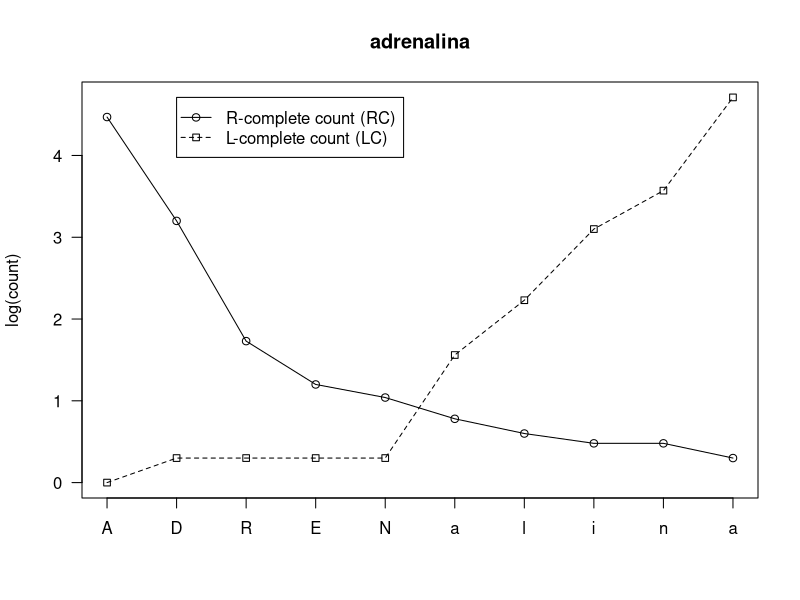
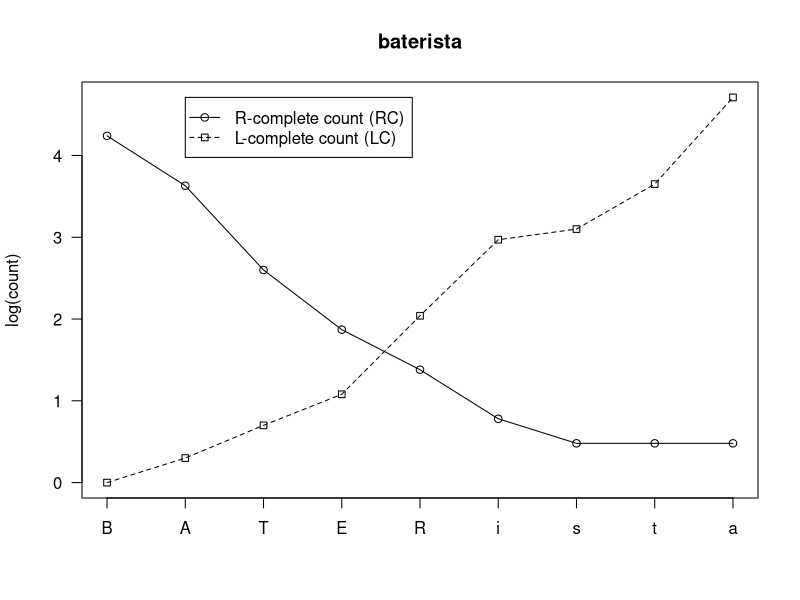
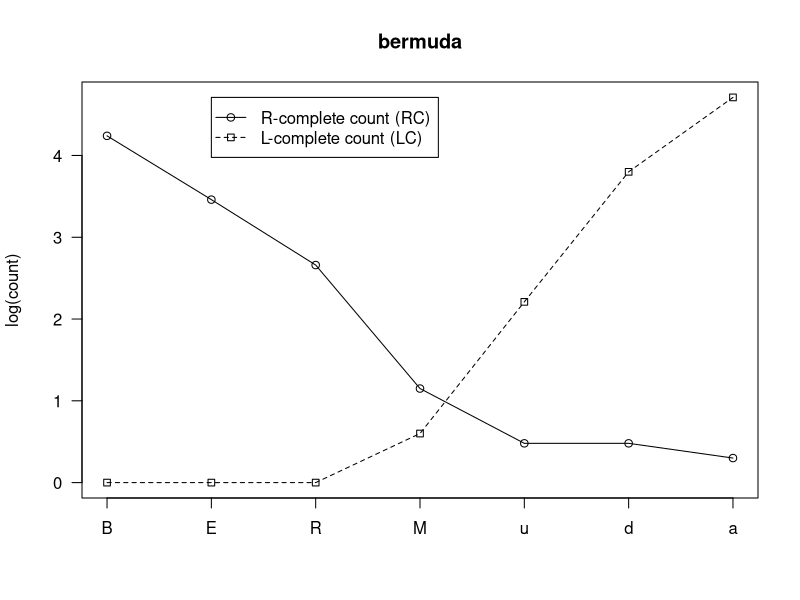
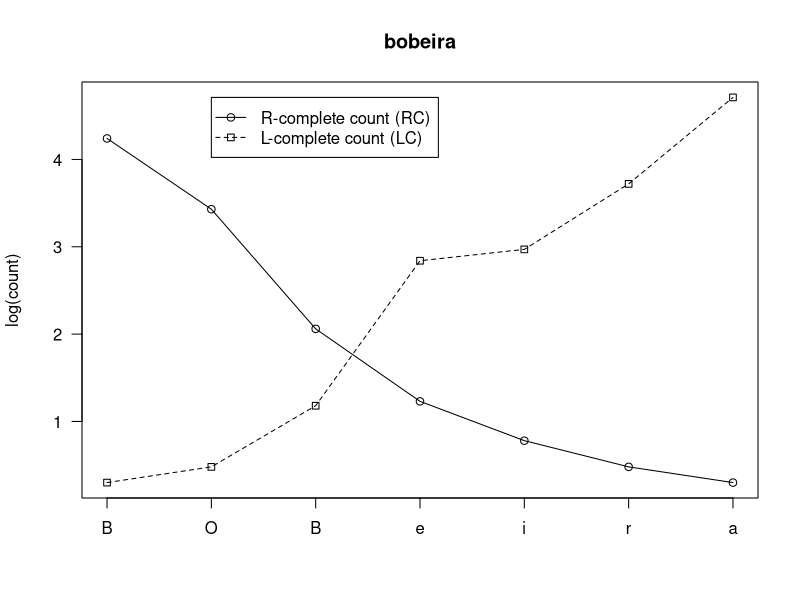
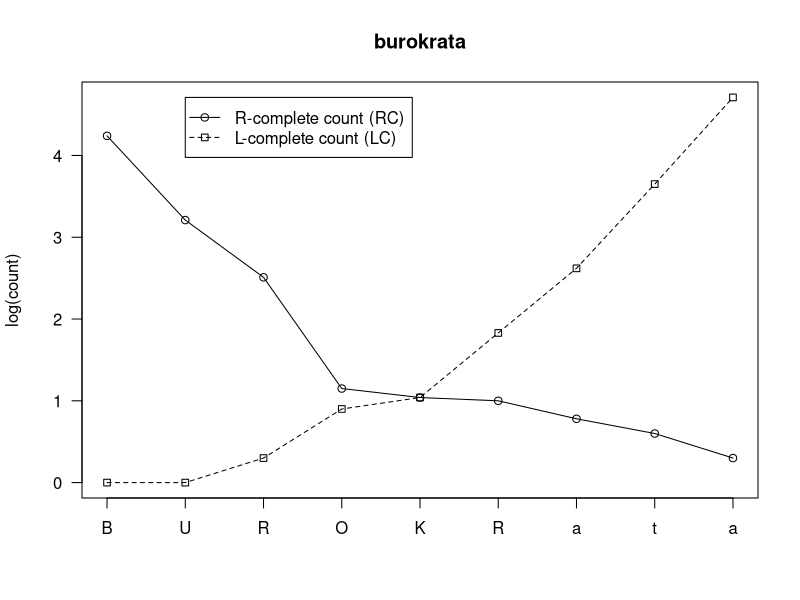
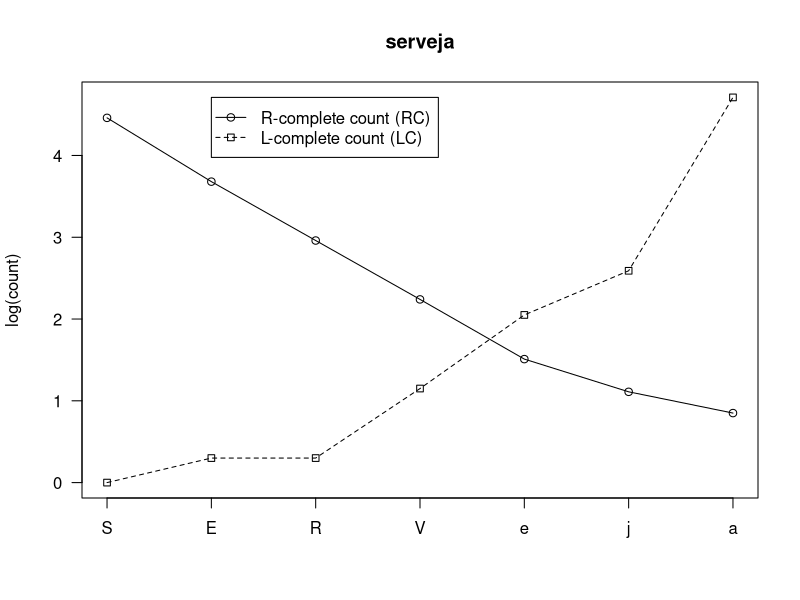
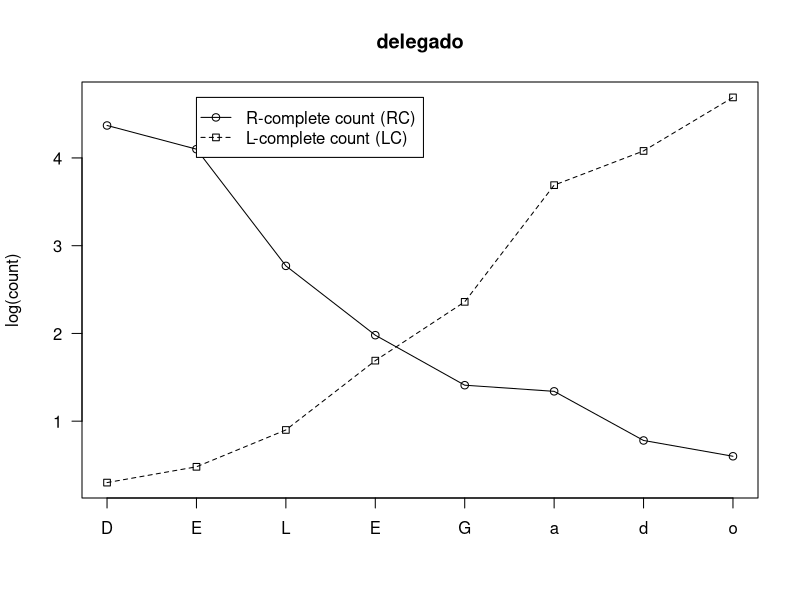
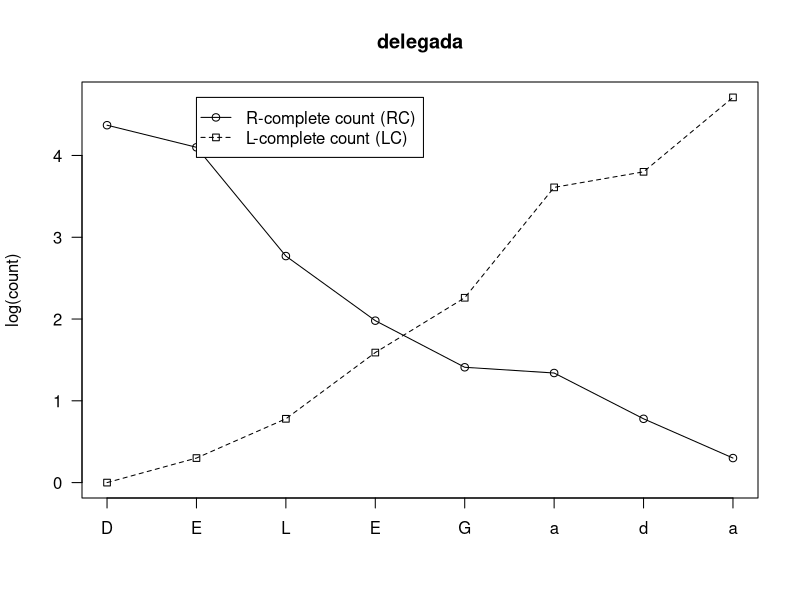

Write the R code that produced these figures, in order. (Note: this script raises an error after producing the figures.)
postscript('plots_words/adrenalina-notech.eps')
sf <- c(4.47,3.2,1.73,1.2,1.04,0.78,0.6,0.48,0.48,0.3)
pf <- c(0.0,0.3,0.3,0.3,0.3,1.56,2.23,3.1,3.57,4.71)
y_range <- range(sf,pf)
plot(sf, type="o", pch=21, lty=1, ylim=y_range, axes=FALSE, ann=FALSE)
lines(pf, type="o", pch=22, lty=2)
axis(1, at=1:10, lab=c("A","D","R","E","N","a","l","i","n","a"))
axis(2, las=1)
box()
title(main="adrenalina")
title(ylab="log(count)")
legend(2, y_range[2], c("R-complete count (RC)", "L-complete count (LC)"), pch=21:22, lty=1:2)
dev.off()

postscript('plots_words/baterista-notech.eps')
sf <- c(4.24,3.63,2.6,1.87,1.38,0.78,0.48,0.48,0.48)
pf <- c(0.0,0.3,0.7,1.08,2.04,2.97,3.1,3.65,4.71)
y_range <- range(sf,pf)
plot(sf, type="o", pch=21, lty=1, ylim=y_range, axes=FALSE, ann=FALSE)
lines(pf, type="o", pch=22, lty=2)
axis(1, at=1:9, lab=c("B","A","T","E","R","i","s","t","a"))
axis(2, las=1)
box()
title(main="baterista")
title(ylab="log(count)")
legend(2, y_range[2], c("R-complete count (RC)", "L-complete count (LC)"), pch=21:22, lty=1:2)
dev.off()

postscript('plots_words/bermuda-notech.eps')
sf <- c(4.24,3.46,2.66,1.15,0.48,0.48,0.3)
pf <- c(0.0,0.0,0.0,0.6,2.21,3.8,4.71)
y_range <- range(sf,pf)
plot(sf, type="o", pch=21, lty=1, ylim=y_range, axes=FALSE, ann=FALSE)
lines(pf, type="o", pch=22, lty=2)
axis(1, at=1:7, lab=c("B","E","R","M","u","d","a"))
axis(2, las=1)
box()
title(main="bermuda")
title(ylab="log(count)")
legend(2, y_range[2], c("R-complete count (RC)", "L-complete count (LC)"), pch=21:22, lty=1:2)
dev.off()

postscript('plots_words/bobeira-notech.eps')
sf <- c(4.24,3.43,2.06,1.23,0.78,0.48,0.3)
pf <- c(0.3,0.48,1.18,2.84,2.97,3.72,4.71)
y_range <- range(sf,pf)
plot(sf, type="o", pch=21, lty=1, ylim=y_range, axes=FALSE, ann=FALSE)
lines(pf, type="o", pch=22, lty=2)
axis(1, at=1:7, lab=c("B","O","B","e","i","r","a"))
axis(2, las=1)
box()
title(main="bobeira")
title(ylab="log(count)")
legend(2, y_range[2], c("R-complete count (RC)", "L-complete count (LC)"), pch=21:22, lty=1:2)
dev.off()

postscript('plots_words/burokrata-notech.eps')
sf <- c(4.24,3.21,2.51,1.15,1.04,1.0,0.78,0.6,0.3)
pf <- c(0.0,0.0,0.3,0.9,1.04,1.83,2.62,3.65,4.71)
y_range <- range(sf,pf)
plot(sf, type="o", pch=21, lty=1, ylim=y_range, axes=FALSE, ann=FALSE)
lines(pf, type="o", pch=22, lty=2)
axis(1, at=1:9, lab=c("B","U","R","O","K","R","a","t","a"))
axis(2, las=1)
box()
title(main="burokrata")
title(ylab="log(count)")
legend(2, y_range[2], c("R-complete count (RC)", "L-complete count (LC)"), pch=21:22, lty=1:2)
dev.off()

postscript('plots_words/serveja-notech.eps')
sf <- c(4.46,3.68,2.96,2.24,1.51,1.11,0.85)
pf <- c(0.0,0.3,0.3,1.15,2.05,2.59,4.71)
y_range <- range(sf,pf)
plot(sf, type="o", pch=21, lty=1, ylim=y_range, axes=FALSE, ann=FALSE)
lines(pf, type="o", pch=22, lty=2)
axis(1, at=1:7, lab=c("S","E","R","V","e","j","a"))
axis(2, las=1)
box()
title(main="serveja")
title(ylab="log(count)")
legend(2, y_range[2], c("R-complete count (RC)", "L-complete count (LC)"), pch=21:22, lty=1:2)
dev.off()

postscript('plots_words/delegado-notech.eps')
sf <- c(4.37,4.1,2.77,1.98,1.41,1.34,0.78,0.6)
pf <- c(0.3,0.48,0.9,1.69,2.36,3.69,4.08,4.69)
y_range <- range(sf,pf)
plot(sf, type="o", pch=21, lty=1, ylim=y_range, axes=FALSE, ann=FALSE)
lines(pf, type="o", pch=22, lty=2)
axis(1, at=1:8, lab=c("D","E","L","E","G","a","d","o"))
axis(2, las=1)
box()
title(main="delegado")
title(ylab="log(count)")
legend(2, y_range[2], c("R-complete count (RC)", "L-complete count (LC)"), pch=21:22, lty=1:2)
dev.off()

postscript('plots_words/delegada-notech.eps')
sf <- c(4.37,4.1,2.77,1.98,1.41,1.34,0.78,0.3)
pf <- c(0.0,0.3,0.78,1.59,2.26,3.61,3.8,4.71)
y_range <- range(sf,pf)
plot(sf, type="o", pch=21, lty=1, ylim=y_range, axes=FALSE, ann=FALSE)
lines(pf, type="o", pch=22, lty=2)
axis(1, at=1:8, lab=c("D","E","L","E","G","a","d","a"))
axis(2, las=1)
box()
title(main="delegada")
title(ylab="log(count)")
legend(2, y_range[2], c("R-complete count (RC)", "L-complete count (LC)"), pch=21:22, lty=1:2)
dev.off()

postscript('plots_words/delegasia-notech.eps')
sf <- c(4.37,4.1,2.77,1.98,1.41,1.34,0.85,0.48,0.3)
pf <- c(0.0,0.0,0.0,0.3,0.7,2.04,3.16,3.93,4.71)
y_range <- range(sf,pf)
plot(sf, type="o", pch=21, lty=1, ylim=y_range, axes=FALSE, ann=FALSE)
lines(pf, type="o", pch=22, lty=2)
axis(1, at=1:9, lab=c("D","E","L","E","G","a","s","i","a"))
axis(2, las=1)
box()
title(main="delegasia")
title(ylab="log(count)")
legend(2, y_range[2], c("R-complete count (RC)", "L-complete count (LC)"), pch=21:22, lty=1:2)
dev.off()

postscript('plots_words/flagrante-notech.eps')
sf <- c(4.12,3.06,2.53,1.51,1.3,1.23,0.48,0.48,0.48)
pf <- c(0.0,0.0,0.48,1.04,2.06,3.01,3.67,3.92,4.52)
y_range <- range(sf,pf)
plot(sf, type="o", pch=21, lty=1, ylim=y_range, axes=FALSE, ann=FALSE)
lines(pf, type="o", pch=22, lty=2)
axis(1, at=1:9, lab=c("F","L","A","G","R","a","n","t","e"))
axis(2, las=1)
box()
title(main="flagrante")
title(ylab="log(count)")
legend(2, y_range[2], c("R-complete count (RC)", "L-complete count (LC)"), pch=21:22, lty=1:2)
dev.off()

postscript('plots_words/forasteira-notech.eps')
sf <- c(4.12,3.27,2.86,1.49,0.7,0.6,0.6,0.6,0.6,0.3)
pf <- c(0.0,0.0,0.48,0.6,1.11,1.92,2.84,2.97,3.72,4.71)
y_range <- range(sf,pf)
plot(sf, type="o", pch=21, lty=1, ylim=y_range, axes=FALSE, ann=FALSE)
lines(pf, type="o", pch=22, lty=2)
axis(1, at=1:10, lab=c("F","O","R","A","S","T","e","i","r","a"))
axis(2, las=1)
box()
title(main="forasteira")
title(ylab="log(count)")
legend(2, y_range[2], c("R-complete count (RC)", "L-complete count (LC)"), pch=21:22, lty=1:2)
dev.off()

postscript('plots_words/fortuna-notech.eps')
sf <- c(4.12,3.27,2.86,2.12,1.26,1.11,0.9)
pf <- c(0.3,0.85,0.85,1.2,2.06,3.57,4.71)
y_range <- range(sf,pf)
plot(sf, type="o", pch=21, lty=1, ylim=y_range, axes=FALSE, ann=FALSE)
lines(pf, type="o", pch=22, lty=2)
axis(1, at=1:7, lab=c("F","O","R","T","u","n","a"))
axis(2, las=1)
box()
title(main="fortuna")
title(ylab="log(count)")
legend(2, y_range[2], c("R-complete count (RC)", "L-complete count (LC)"), pch=21:22, lty=1:2)
dev.off()

postscript('plots_words/neurose-notech.eps')
sf <- c(3.88,3.25,2.39,2.15,2.03,1.34,0.48)
pf <- c(0.3,0.3,0.48,1.71,2.41,3.65,4.52)
y_range <- range(sf,pf)
plot(sf, type="o", pch=21, lty=1, ylim=y_range, axes=FALSE, ann=FALSE)
lines(pf, type="o", pch=22, lty=2)
axis(1, at=1:7, lab=c("N","E","U","R","o","s","e"))
axis(2, las=1)
box()
title(main="neurose")
title(ylab="log(count)")
legend(2, y_range[2], c("R-complete count (RC)", "L-complete count (LC)"), pch=21:22, lty=1:2)
dev.off()

postscript('plots_words/pijama-notech.eps')
sf <- c(4.4,3.34,0.7,0.6,0.6,0.3)
pf <- c(0.0,0.3,0.6,2.59,3.25,4.71)
y_range <- range(sf,pf)
plot(sf, type="o", pch=21, lty=1, ylim=y_range, axes=FALSE, ann=FALSE)
lines(pf, type="o", pch=22, lty=2)
axis(1, at=1:6, lab=c("P","I","J","a","m","a"))
axis(2, las=1)
box()
title(main="pijama")
title(ylab="log(count)")
legend(2, y_range[2], c("R-complete count (RC)", "L-complete count (LC)"), pch=21:22, lty=1:2)
dev.off()

postscript('plots_words/portugês-notech.eps')
sf <- c(4.4,3.54,2.75,2.31,1.38,1.18,0.6,0.6)
pf <- c(0.0,0.0,0.0,0.0,0.0,0.9,2.46,4.85)
y_range <- range(sf,pf)
plot(sf, type="o", pch=21, lty=1, ylim=y_range, axes=FALSE, ann=FALSE)
lines(pf, type="o", pch=22, lty=2)
axis(1, at=1:8, lab=c("P","O","R","T","U","G","ê","s"))
axis(2, las=1)
box()
title(main="portugês")
title(ylab="log(count)")
legend(2, y_range[2], c("R-complete count (RC)", "L-complete count (LC)"), pch=21:22, lty=1:2)
dev.off()

postscript('plots_words/proletário-notech.eps')
sf <- c(4.4,3.78,3.41,1.91,1.18,0.95,0.7,0.7,0.6,0.3)
pf <- c(0.0,0.0,0.0,0.3,1.08,2.0,2.63,3.04,3.53,4.69)
y_range <- range(sf,pf)
plot(sf, type="o", pch=21, lty=1, ylim=y_range, axes=FALSE, ann=FALSE)
lines(pf, type="o", pch=22, lty=2)
axis(1, at=1:10, lab=c("P","R","O","L","E","T","á","r","i","o"))
axis(2, las=1)
box()
title(main="proletário")
title(ylab="log(count)")
legend(2, y_range[2], c("R-complete count (RC)", "L-complete count (LC)"), pch=21:22, lty=1:2)
dev.off()

postscript('plots_words/refrijerante-notech.eps')
sf <- c(4.27,4.03,2.75,1.94,1.36,1.28,1.26,1.26,1.23,0.48,0.3,0.3)
pf <- c(0.0,0.0,0.0,0.0,0.3,0.3,1.41,2.06,3.01,3.67,3.92,4.52)
y_range <- range(sf,pf)
plot(sf, type="o", pch=21, lty=1, ylim=y_range, axes=FALSE, ann=FALSE)
lines(pf, type="o", pch=22, lty=2)
axis(1, at=1:12, lab=c("R","E","F","R","I","j","e","r","a","n","t","e"))
axis(2, las=1)
box()
title(main="refrijerante")
title(ylab="log(count)")
legend(2, y_range[2], c("R-complete count (RC)", "L-complete count (LC)"), pch=21:22, lty=1:2)
dev.off()

postscript('plots_words/sapatão-notech.eps')
sf <- c(4.46,3.63,2.09,1.78,1.67,0.0,0.0)
pf <- c(0.0,0.0,0.3,1.41,2.44,3.8,4.69)
y_range <- range(sf,pf)
plot(sf, type="o", pch=21, lty=1, ylim=y_range, axes=FALSE, ann=FALSE)
lines(pf, type="o", pch=22, lty=2)
axis(1, at=1:7, lab=c("S","A","P","A","T","ã","o"))
axis(2, las=1)
box()
title(main="sapatão")
title(ylab="log(count)")
legend(2, y_range[2], c("R-complete count (RC)", "L-complete count (LC)"), pch=21:22, lty=1:2)
dev.off()

postscript('plots_words/saudades-notech.eps')
sf <- c(4.46,3.63,2.15,1.81,1.54,0.78,0.3,0.0)
pf <- c(0.48,0.48,0.6,2.51,2.59,2.97,4.13,4.85)
y_range <- range(sf,pf)
plot(sf, type="o", pch=21, lty=1, ylim=y_range, axes=FALSE, ann=FALSE)
lines(pf, type="o", pch=22, lty=2)
axis(1, at=1:8, lab=c("S","A","U","D","A","D","e","s"))
axis(2, las=1)
box()
title(main="saudades")
title(ylab="log(count)")
legend(2, y_range[2], c("R-complete count (RC)", "L-complete count (LC)"), pch=21:22, lty=1:2)
dev.off()

postscript('plots_words/sekretária-notech.eps')
sf <- c(4.46,3.68,2.5,1.72,1.69,1.64,0.78,0.78,0.6,0.3)
pf <- c(0.48,0.48,0.48,0.48,1.15,1.88,2.39,3.49,3.93,4.71)
y_range <- range(sf,pf)
plot(sf, type="o", pch=21, lty=1, ylim=y_range, axes=FALSE, ann=FALSE)
lines(pf, type="o", pch=22, lty=2)
axis(1, at=1:10, lab=c("S","E","K","R","E","T","á","r","i","a"))
axis(2, las=1)
box()
title(main="sekretária")
title(ylab="log(count)")
legend(2, y_range[2], c("R-complete count (RC)", "L-complete count (LC)"), pch=21:22, lty=1:2)
dev.off()

postscript('plots_words/travesti-notech.eps')
sf <- c(4.23,3.65,3.37,2.12,1.85,1.52,1.15,1.04)
pf <- c(0.0,0.0,0.0,0.78,1.54,1.94,2.98,4.22)
y_range <- range(sf,pf)
plot(sf, type="o", pch=21, lty=1, ylim=y_range, axes=FALSE, ann=FALSE)
lines(pf, type="o", pch=22, lty=2)
axis(1, at=1:8, lab=c("T","R","A","V","e","s","t","i"))
axis(2, las=1)
box()
title(main="travesti")
title(ylab="log(count)")
legend(2, y_range[2], c("R-complete count (RC)", "L-complete count (LC)"), pch=21:22, lty=1:2)
dev.off()

postscript('plots_words/vagabunda-notech.eps')
sf <- c(3.93,3.28,2.06,1.84,1.41,1.32,1.32,1.32,0.85)
pf <- c(0.0,0.0,0.0,1.15,1.3,1.83,2.66,3.8,4.71)
y_range <- range(sf,pf)
plot(sf, type="o", pch=21, lty=1, ylim=y_range, axes=FALSE, ann=FALSE)
lines(pf, type="o", pch=22, lty=2)
axis(1, at=1:9, lab=c("V","A","G","A","B","u","n","d","a"))
axis(2, las=1)
box()
title(main="vagabunda")
title(ylab="log(count)")
legend(2, y_range[2], c("R-complete count (RC)", "L-complete count (LC)"), pch=21:22, lty=1:2)
dev.off()

postscript('plots_words/vestibular-notech.eps')
sf <- c(3.93,3.32,2.25,1.98,1.79,0.6,0.48,0.48,0.3,0.3)
pf <- c(0.0,0.0,0.0,0.3,0.48,1.18,2.26,2.74,3.85,4.3)
y_range <- range(sf,pf)
plot(sf, type="o", pch=21, lty=1, ylim=y_range, axes=FALSE, ann=FALSE)
lines(pf, type="o", pch=22, lty=2)
axis(1, at=1:10, lab=c("V","E","S","T","I","B","u","l","a","r"))
axis(2, las=1)
box()
title(main="vestibular")
title(ylab="log(count)")
legend(2, y_range[2], c("R-complete count (RC)", "L-complete count (LC)"), pch=21:22, lty=1:2)
dev.off()

postscript('plots_words/beleza-notech.eps')
sf <- c(4.24,3.46,2.63,1.4,0.95,0.3)
pf <- c(0.6,0.78,1.43,2.24,2.9,4.71)
y_range <- range(sf,pf)
plot(sf, type="o", pch=21, lty=1, ylim=y_range, axes=FALSE, ann=FALSE)
lines(pf, type="o", pch=22, lty=2)
axis(1, at=1:6, lab=c("B","E","L","E","z","a"))
axis(2, las=1)
box()
title(main="beleza")
title(ylab="log(count)")
legend(2, y_range[2], c("R-complete count (RC)", "L-complete count (LC)"), pch=21:22, lty=1:2)
dev.off()

postscript('plots_words/burgês-notech.eps')
sf <- c(4.24,3.21,2.51,1.6,0.3,0.3)
pf <- c(0.48,0.48,0.48,0.9,2.46,4.85)
y_range <- range(sf,pf)
plot(sf, type="o", pch=21, lty=1, ylim=y_range, axes=FALSE, ann=FALSE)
lines(pf, type="o", pch=22, lty=2)
axis(1, at=1:6, lab=c("B","U","R","G","ê","s"))
axis(2, las=1)
box()
title(main="burgês")
title(ylab="log(count)")
legend(2, y_range[2], c("R-complete count (RC)", "L-complete count (LC)"), pch=21:22, lty=1:2)
dev.off()

postscript('plots_words/kruzeiro-notech.eps')
sf <- c(4.52,3.41,2.48,1.79,1.0,0.48,0.3,0.3)
pf <- c(0.0,0.0,0.6,0.95,2.85,2.97,3.46,4.69)
y_range <- range(sf,pf)
plot(sf, type="o", pch=21, lty=1, ylim=y_range, axes=FALSE, ann=FALSE)
lines(pf, type="o", pch=22, lty=2)
axis(1, at=1:8, lab=c("K","R","U","Z","e","i","r","o"))
axis(2, las=1)
box()
title(main="kruzeiro")
title(ylab="log(count)")
legend(2, y_range[2], c("R-complete count (RC)", "L-complete count (LC)"), pch=21:22, lty=1:2)
dev.off()

postscript('plots_words/demônio-notech.eps')
sf <- c(4.37,4.1,2.73,0.95,0.9,0.9,0.48)
pf <- c(0.6,0.6,1.2,1.71,2.43,3.53,4.69)
y_range <- range(sf,pf)
plot(sf, type="o", pch=21, lty=1, ylim=y_range, axes=FALSE, ann=FALSE)
lines(pf, type="o", pch=22, lty=2)
axis(1, at=1:7, lab=c("D","E","M","Ô","n","i","o"))
axis(2, las=1)
box()
title(main="demônio")
title(ylab="log(count)")
legend(2, y_range[2], c("R-complete count (RC)", "L-complete count (LC)"), pch=21:22, lty=1:2)
dev.off()

postscript('plots_words/fisura-notech.eps')
sf <- c(4.12,3.3,2.21,0.85,0.85,0.85)
pf <- c(0.0,0.3,1.43,2.8,3.72,4.71)
y_range <- range(sf,pf)
plot(sf, type="o", pch=21, lty=1, ylim=y_range, axes=FALSE, ann=FALSE)
lines(pf, type="o", pch=22, lty=2)
axis(1, at=1:6, lab=c("F","I","S","U","r","a"))
axis(2, las=1)
box()
title(main="fisura")
title(ylab="log(count)")
legend(2, y_range[2], c("R-complete count (RC)", "L-complete count (LC)"), pch=21:22, lty=1:2)
dev.off()

postscript('plots_words/miLão-notech.eps')
sf <- c(4.34,3.47,1.62,0.3,0.3)
pf <- c(0.0,1.36,1.85,3.8,4.69)
y_range <- range(sf,pf)
plot(sf, type="o", pch=21, lty=1, ylim=y_range, axes=FALSE, ann=FALSE)
lines(pf, type="o", pch=22, lty=2)
axis(1, at=1:5, lab=c("M","I","L","ã","o"))
axis(2, las=1)
box()
title(main="miLão")
title(ylab="log(count)")
legend(2, y_range[2], c("R-complete count (RC)", "L-complete count (LC)"), pch=21:22, lty=1:2)
dev.off()

postscript('plots_words/muLer-notech.eps')
sf <- c(4.34,3.25,1.72,1.63,1.6)
pf <- c(0.85,1.0,1.46,3.88,4.3)
y_range <- range(sf,pf)
plot(sf, type="o", pch=21, lty=1, ylim=y_range, axes=FALSE, ann=FALSE)
lines(pf, type="o", pch=22, lty=2)
axis(1, at=1:5, lab=c("M","U","L","e","r"))
axis(2, las=1)
box()
title(main="muLer")
title(ylab="log(count)")
legend(2, y_range[2], c("R-complete count (RC)", "L-complete count (LC)"), pch=21:22, lty=1:2)
dev.off()

postscript('plots_words/paLaso-notech.eps')
sf <- c(4.4,3.69,1.41,1.18,1.08,0.48)
pf <- c(0.0,0.78,0.9,2.25,3.23,4.69)
y_range <- range(sf,pf)
plot(sf, type="o", pch=21, lty=1, ylim=y_range, axes=FALSE, ann=FALSE)
lines(pf, type="o", pch=22, lty=2)
axis(1, at=1:6, lab=c("P","A","L","a","s","o"))
axis(2, las=1)
box()
title(main="paLaso")
title(ylab="log(count)")
legend(2, y_range[2], c("R-complete count (RC)", "L-complete count (LC)"), pch=21:22, lty=1:2)
dev.off()

postscript('plots_words/pisina-notech.eps')
sf <- c(4.4,3.34,2.33,1.4,0.85,0.3)
pf <- c(0.0,1.45,2.02,3.1,3.57,4.71)
y_range <- range(sf,pf)
plot(sf, type="o", pch=21, lty=1, ylim=y_range, axes=FALSE, ann=FALSE)
lines(pf, type="o", pch=22, lty=2)
axis(1, at=1:6, lab=c("P","I","S","i","n","a"))
axis(2, las=1)
box()
title(main="pisina")
title(ylab="log(count)")
legend(2, y_range[2], c("R-complete count (RC)", "L-complete count (LC)"), pch=21:22, lty=1:2)
dev.off()

postscript('plots_words/playboy-notech.eps')
sf <- c(4.4,3.01,2.75,1.62,0.78,0.7,0.6)
pf <- c(0.0,0.0,0.48,1.04,1.83,2.38,3.88)
y_range <- range(sf,pf)
plot(sf, type="o", pch=21, lty=1, ylim=y_range, axes=FALSE, ann=FALSE)
lines(pf, type="o", pch=22, lty=2)
axis(1, at=1:7, lab=c("P","L","A","Y","B","o","y"))
axis(2, las=1)
box()
title(main="playboy")
title(ylab="log(count)")
legend(2, y_range[2], c("R-complete count (RC)", "L-complete count (LC)"), pch=21:22, lty=1:2)
dev.off()

postscript('plots_words/pregisa-notech.eps')
sf <- c(4.4,3.78,3.33,2.0,1.18,0.95,0.3)
pf <- c(0.3,0.3,0.3,0.7,2.4,3.34,4.71)
y_range <- range(sf,pf)
plot(sf, type="o", pch=21, lty=1, ylim=y_range, axes=FALSE, ann=FALSE)
lines(pf, type="o", pch=22, lty=2)
axis(1, at=1:7, lab=c("P","R","E","G","I","s","a"))
axis(2, las=1)
box()
title(main="pregisa")
title(ylab="log(count)")
legend(2, y_range[2], c("R-complete count (RC)", "L-complete count (LC)"), pch=21:22, lty=1:2)
dev.off()

postscript('plots_words/sarjento-notech.eps')
sf <- c(4.46,3.63,2.52,1.32,1.23,1.0,0.95,0.48)
pf <- c(0.0,0.3,0.48,1.15,3.11,3.2,3.65,4.69)
y_range <- range(sf,pf)
plot(sf, type="o", pch=21, lty=1, ylim=y_range, axes=FALSE, ann=FALSE)
lines(pf, type="o", pch=22, lty=2)
axis(1, at=1:8, lab=c("S","A","R","J","e","n","t","o"))
axis(2, las=1)
box()
title(main="sarjento")
title(ylab="log(count)")
legend(2, y_range[2], c("R-complete count (RC)", "L-complete count (LC)"), pch=21:22, lty=1:2)
dev.off()

postscript('plots_words/piRaLo-notech.eps')
sf <- c(4.4,3.34,1.15,1.08,0.9,0.3)
pf <- c(0.0,0.0,0.48,1.85,2.39,4.69)
y_range <- range(sf,pf)
plot(sf, type="o", pch=21, lty=1, ylim=y_range, axes=FALSE, ann=FALSE)
lines(pf, type="o", pch=22, lty=2)
axis(1, at=1:6, lab=c("P","I","R","a","L","o"))
axis(2, las=1)
box()
title(main="piRaLo")
title(ylab="log(count)")
legend(2, y_range[2], c("R-complete count (RC)", "L-complete count (LC)"), pch=21:22, lty=1:2)
dev.off()

postscript('plots_words/trankilo-notech.eps')
sf <- c(4.23,3.65,3.37,3.0,2.06,1.72,1.66,0.48)
pf <- c(0.3,0.3,0.3,0.3,1.28,2.2,3.22,4.69)
y_range <- range(sf,pf)
plot(sf, type="o", pch=21, lty=1, ylim=y_range, axes=FALSE, ann=FALSE)
lines(pf, type="o", pch=22, lty=2)
axis(1, at=1:8, lab=c("T","R","A","N","K","I","l","o"))
axis(2, las=1)
box()
title(main="trankilo")
title(ylab="log(count)")
legend(2, y_range[2], c("R-complete count (RC)", "L-complete count (LC)"), pch=21:22, lty=1:2)
dev.off()

postscript('plots_words/falsifikado-notech.eps')
sf <- c(4.12,3.43,2.66,1.77,1.52,1.49,1.46,1.45,1.36,0.85,0.7)
pf <- c(0.0,0.3,0.3,1.11,1.89,1.92,2.25,2.62,3.69,4.08,4.69)
y_range <- range(sf,pf)
plot(sf, type="o", pch=21, lty=1, ylim=y_range, axes=FALSE, ann=FALSE)
lines(pf, type="o", pch=22, lty=2)
axis(1, at=1:11, lab=c("F","A","L","S","I","f","i","k","a","d","o"))
axis(2, las=1)
box()
title(main="falsifikado")
title(ylab="log(count)")
legend(2, y_range[2], c("R-complete count (RC)", "L-complete count (LC)"), pch=21:22, lty=1:2)
dev.off()

postscript('plots_words/bijuteria-notech.eps')
sf <- c(4.24,3.25,1.4,0.7,0.6,0.3,0.3,0.3,0.3)
pf <- c(0.0,0.0,0.0,0.48,1.9,2.63,3.49,3.93,4.71)
y_range <- range(sf,pf)
plot(sf, type="o", pch=21, lty=1, ylim=y_range, axes=FALSE, ann=FALSE)
lines(pf, type="o", pch=22, lty=2)
axis(1, at=1:9, lab=c("B","I","J","U","t","e","r","i","a"))
axis(2, las=1)
box()
title(main="bijuteria")
title(ylab="log(count)")
legend(2, y_range[2], c("R-complete count (RC)", "L-complete count (LC)"), pch=21:22, lty=1:2)
dev.off()

postscript('plots_words/bisavó-notech.eps')
sf <- c(4.24,3.25,2.35,0.95,0.6,0.3)
pf <- c(0.0,0.3,0.3,0.78,1.08,2.44)
y_range <- range(sf,pf)
plot(sf, type="o", pch=21, lty=1, ylim=y_range, axes=FALSE, ann=FALSE)
lines(pf, type="o", pch=22, lty=2)
axis(1, at=1:6, lab=c("B","I","S","a","v","ó"))
axis(2, las=1)
box()
title(main="bisavó")
title(ylab="log(count)")
legend(2, y_range[2], c("R-complete count (RC)", "L-complete count (LC)"), pch=21:22, lty=1:2)
dev.off()

postscript('plots_words/kafajeste-notech.eps')
sf <- c(4.52,3.97,2.03,0.95,0.6,0.6,0.6,0.6,0.48)
pf <- c(0.0,0.0,0.0,0.0,0.6,2.34,3.05,3.92,4.52)
y_range <- range(sf,pf)
plot(sf, type="o", pch=21, lty=1, ylim=y_range, axes=FALSE, ann=FALSE)
lines(pf, type="o", pch=22, lty=2)
axis(1, at=1:9, lab=c("K","A","F","a","j","e","s","t","e"))
axis(2, las=1)
box()
title(main="kafajeste")
title(ylab="log(count)")
legend(2, y_range[2], c("R-complete count (RC)", "L-complete count (LC)"), pch=21:22, lty=1:2)
dev.off()

postscript('plots_words/karnaval-notech.eps')
sf <- c(4.52,3.97,3.22,2.08,1.4,0.95,0.95,0.78)
pf <- c(0.0,0.0,0.0,0.48,1.2,2.02,3.38,3.93)
y_range <- range(sf,pf)
plot(sf, type="o", pch=21, lty=1, ylim=y_range, axes=FALSE, ann=FALSE)
lines(pf, type="o", pch=22, lty=2)
axis(1, at=1:8, lab=c("K","A","R","N","a","v","a","l"))
axis(2, las=1)
box()
title(main="karnaval")
title(ylab="log(count)")
legend(2, y_range[2], c("R-complete count (RC)", "L-complete count (LC)"), pch=21:22, lty=1:2)
dev.off()

postscript('plots_words/kokaína-notech.eps')
sf <- c(4.52,4.12,2.31,1.41,0.3,0.3,0.3)
pf <- c(0.3,0.85,0.95,1.08,1.68,3.57,4.71)
y_range <- range(sf,pf)
plot(sf, type="o", pch=21, lty=1, ylim=y_range, axes=FALSE, ann=FALSE)
lines(pf, type="o", pch=22, lty=2)
axis(1, at=1:7, lab=c("K","O","K","a","í","n","a"))
axis(2, las=1)
box()
title(main="kokaína")
title(ylab="log(count)")
legend(2, y_range[2], c("R-complete count (RC)", "L-complete count (LC)"), pch=21:22, lty=1:2)
dev.off()

postscript('plots_words/konfusão-notech.eps')
sf <- c(4.52,4.12,3.71,2.83,1.9,1.34,0.0,0.0)
pf <- c(0.0,0.0,0.48,1.11,2.11,3.48,3.8,4.69)
y_range <- range(sf,pf)
plot(sf, type="o", pch=21, lty=1, ylim=y_range, axes=FALSE, ann=FALSE)
lines(pf, type="o", pch=22, lty=2)
axis(1, at=1:8, lab=c("K","O","N","F","u","s","ã","o"))
axis(2, las=1)
box()
title(main="konfusão")
title(ylab="log(count)")
legend(2, y_range[2], c("R-complete count (RC)", "L-complete count (LC)"), pch=21:22, lty=1:2)
dev.off()

postscript('plots_words/disposisão-notech.eps')
sf <- c(4.37,3.61,3.15,2.52,1.85,1.34,1.11,0.78,0.3,0.0)
pf <- c(0.6,0.6,0.7,1.49,1.53,1.79,2.56,3.48,3.8,4.69)
y_range <- range(sf,pf)
plot(sf, type="o", pch=21, lty=1, ylim=y_range, axes=FALSE, ann=FALSE)
lines(pf, type="o", pch=22, lty=2)
axis(1, at=1:10, lab=c("D","I","S","P","O","s","i","s","ã","o"))
axis(2, las=1)
box()
title(main="disposisão")
title(ylab="log(count)")
legend(2, y_range[2], c("R-complete count (RC)", "L-complete count (LC)"), pch=21:22, lty=1:2)
dev.off()

postscript('plots_words/fakuldade-notech.eps')
sf <- c(4.12,3.43,1.98,1.11,0.9,0.3,0.3,0.3,0.3)
pf <- c(0.0,0.3,0.9,0.95,1.74,3.07,3.15,3.45,4.52)
y_range <- range(sf,pf)
plot(sf, type="o", pch=21, lty=1, ylim=y_range, axes=FALSE, ann=FALSE)
lines(pf, type="o", pch=22, lty=2)
axis(1, at=1:9, lab=c("F","A","K","U","l","d","a","d","e"))
axis(2, las=1)
box()
title(main="fakuldade")
title(ylab="log(count)")
legend(2, y_range[2], c("R-complete count (RC)", "L-complete count (LC)"), pch=21:22, lty=1:2)
dev.off()

postscript('plots_words/loteria-notech.eps')
sf <- c(4.07,3.17,1.91,1.28,0.48,0.3,0.3)
pf <- c(0.0,0.3,1.9,2.63,3.49,3.93,4.71)
y_range <- range(sf,pf)
plot(sf, type="o", pch=21, lty=1, ylim=y_range, axes=FALSE, ann=FALSE)
lines(pf, type="o", pch=22, lty=2)
axis(1, at=1:7, lab=c("L","O","T","e","r","i","a"))
axis(2, las=1)
box()
title(main="loteria")
title(ylab="log(count)")
legend(2, y_range[2], c("R-complete count (RC)", "L-complete count (LC)"), pch=21:22, lty=1:2)
dev.off()

postscript('plots_words/metaleiro-notech.eps')
sf <- c(4.34,3.55,2.67,2.14,1.43,0.6,0.48,0.48,0.3)
pf <- c(0.0,0.0,0.78,1.2,1.79,2.85,2.97,3.46,4.69)
y_range <- range(sf,pf)
plot(sf, type="o", pch=21, lty=1, ylim=y_range, axes=FALSE, ann=FALSE)
lines(pf, type="o", pch=22, lty=2)
axis(1, at=1:9, lab=c("M","E","T","A","L","e","i","r","o"))
axis(2, las=1)
box()
title(main="metaleiro")
title(ylab="log(count)")
legend(2, y_range[2], c("R-complete count (RC)", "L-complete count (LC)"), pch=21:22, lty=1:2)
dev.off()

postscript('plots_words/mordomia-notech.eps')
sf <- c(4.34,3.58,2.85,1.99,0.95,0.7,0.3,0.3)
pf <- c(0.0,0.0,0.0,0.3,1.93,2.36,3.93,4.71)
y_range <- range(sf,pf)
plot(sf, type="o", pch=21, lty=1, ylim=y_range, axes=FALSE, ann=FALSE)
lines(pf, type="o", pch=22, lty=2)
axis(1, at=1:8, lab=c("M","O","R","D","O","m","i","a"))
axis(2, las=1)
box()
title(main="mordomia")
title(ylab="log(count)")
legend(2, y_range[2], c("R-complete count (RC)", "L-complete count (LC)"), pch=21:22, lty=1:2)
dev.off()

postscript('plots_words/prejuízo-notech.eps')
sf <- c(4.4,3.78,3.33,1.69,1.66,0.3,0.3,0.3)
pf <- c(0.0,0.0,0.3,0.9,0.9,0.95,2.56,4.69)
y_range <- range(sf,pf)
plot(sf, type="o", pch=21, lty=1, ylim=y_range, axes=FALSE, ann=FALSE)
lines(pf, type="o", pch=22, lty=2)
axis(1, at=1:8, lab=c("P","R","E","J","U","í","z","o"))
axis(2, las=1)
box()
title(main="prejuízo")
title(ylab="log(count)")
legend(2, y_range[2], c("R-complete count (RC)", "L-complete count (LC)"), pch=21:22, lty=1:2)
dev.off()

postscript('plots_words/profisional-notech.eps')
sf <- c(4.4,3.78,3.41,2.37,1.77,1.52,1.34,1.18,1.18,1.18,1.04)
pf <- c(0.7,0.78,0.78,0.78,1.41,2.13,2.21,2.33,2.58,3.38,3.93)
y_range <- range(sf,pf)
plot(sf, type="o", pch=21, lty=1, ylim=y_range, axes=FALSE, ann=FALSE)
lines(pf, type="o", pch=22, lty=2)
axis(1, at=1:11, lab=c("P","R","O","F","I","s","i","o","n","a","l"))
axis(2, las=1)
box()
title(main="profisional")
title(ylab="log(count)")
legend(2, y_range[2], c("R-complete count (RC)", "L-complete count (LC)"), pch=21:22, lty=1:2)
dev.off()

postscript('plots_words/transasão-notech.eps')
sf <- c(4.23,3.65,3.37,3.0,2.88,1.81,1.18,0.0,0.0)
pf <- c(0.0,0.0,0.0,1.04,1.51,3.29,3.48,3.8,4.69)
y_range <- range(sf,pf)
plot(sf, type="o", pch=21, lty=1, ylim=y_range, axes=FALSE, ann=FALSE)
lines(pf, type="o", pch=22, lty=2)
axis(1, at=1:9, lab=c("T","R","A","N","S","a","s","ã","o"))
axis(2, las=1)
box()
title(main="transasão")
title(ylab="log(count)")
legend(2, y_range[2], c("R-complete count (RC)", "L-complete count (LC)"), pch=21:22, lty=1:2)
dev.off()

postscript('plots_words/troglodita-notech.eps')
sf <- c(4.23,3.65,2.68,0.95,0.78,0.78,0.7,0.6,0.3,0.3)
pf <- c(0.0,0.0,0.0,0.0,0.0,0.48,1.77,2.9,3.65,4.71)
y_range <- range(sf,pf)
plot(sf, type="o", pch=21, lty=1, ylim=y_range, axes=FALSE, ann=FALSE)
lines(pf, type="o", pch=22, lty=2)
axis(1, at=1:10, lab=c("T","R","O","G","L","O","d","i","t","a"))
axis(2, las=1)
box()
title(main="troglodita")
title(ylab="log(count)")
legend(2, y_range[2], c("R-complete count (RC)", "L-complete count (LC)"), pch=21:22, lty=1:2)
dev.off()

postscript('plots_words/sakristão-notech.eps')
sf <- c(4.46,3.63,2.61,2.07,1.88,0.7,0.7,0.0,0.0)
pf <- c(0.0,0.0,0.3,0.78,1.59,1.92,2.44,3.8,4.69)
y_range <- range(sf,pf)
plot(sf, type="o", pch=21, lty=1, ylim=y_range, axes=FALSE, ann=FALSE)
lines(pf, type="o", pch=22, lty=2)
axis(1, at=1:9, lab=c("S","A","K","R","I","S","T","ã","o"))
axis(2, las=1)
box()
title(main="sakristão")
title(ylab="log(count)")
legend(2, y_range[2], c("R-complete count (RC)", "L-complete count (LC)"), pch=21:22, lty=1:2)
dev.off()

postscript('plots_words/salafrário-notech.eps')
sf <- c(4.46,3.63,2.83,1.88,0.78,0.48,0.48,0.48,0.48,0.3)
pf <- c(0.0,0.0,0.0,0.3,0.3,1.46,2.63,3.04,3.53,4.69)
y_range <- range(sf,pf)
plot(sf, type="o", pch=21, lty=1, ylim=y_range, axes=FALSE, ann=FALSE)
lines(pf, type="o", pch=22, lty=2)
axis(1, at=1:10, lab=c("S","A","L","A","F","R","á","r","i","o"))
axis(2, las=1)
box()
title(main="salafrário")
title(ylab="log(count)")
legend(2, y_range[2], c("R-complete count (RC)", "L-complete count (LC)"), pch=21:22, lty=1:2)
dev.off()

postscript('plots_words/analfabeto-notech.eps')
sf <- c(4.47,3.45,2.47,1.97,0.7,0.7,0.7,0.7,0.7,0.3)
pf <- c(0.0,0.0,0.3,0.3,0.48,0.6,0.95,2.41,3.65,4.69)
y_range <- range(sf,pf)
plot(sf, type="o", pch=21, lty=1, ylim=y_range, axes=FALSE, ann=FALSE)
lines(pf, type="o", pch=22, lty=2)
axis(1, at=1:10, lab=c("A","N","A","L","F","a","b","e","t","o"))
axis(2, las=1)
box()
title(main="analfabeto")
title(ylab="log(count)")
legend(2, y_range[2], c("R-complete count (RC)", "L-complete count (LC)"), pch=21:22, lty=1:2)
dev.off()

postscript('plots_words/botekim-notech.eps')
sf <- c(4.24,3.43,2.24,1.28,0.85,0.3,0.0)
pf <- c(0.0,0.0,0.0,0.85,1.57,2.84,4.28)
y_range <- range(sf,pf)
plot(sf, type="o", pch=21, lty=1, ylim=y_range, axes=FALSE, ann=FALSE)
lines(pf, type="o", pch=22, lty=2)
axis(1, at=1:7, lab=c("B","O","T","E","K","i","m"))
axis(2, las=1)
box()
title(main="botekim")
title(ylab="log(count)")
legend(2, y_range[2], c("R-complete count (RC)", "L-complete count (LC)"), pch=21:22, lty=1:2)
dev.off()

postscript('plots_words/kasetete-notech.eps')
sf <- c(4.52,3.97,2.9,1.9,1.23,0.6,0.3,0.3)
pf <- c(0.0,0.0,0.0,0.3,1.0,2.65,3.92,4.52)
y_range <- range(sf,pf)
plot(sf, type="o", pch=21, lty=1, ylim=y_range, axes=FALSE, ann=FALSE)
lines(pf, type="o", pch=22, lty=2)
axis(1, at=1:8, lab=c("K","A","S","E","T","E","t","e"))
axis(2, las=1)
box()
title(main="kasetete")
title(ylab="log(count)")
legend(2, y_range[2], c("R-complete count (RC)", "L-complete count (LC)"), pch=21:22, lty=1:2)
dev.off()

postscript('plots_words/kafetão-notech.eps')
sf <- c(4.52,3.97,2.03,1.57,1.34,0.48,0.3)
pf <- c(0.0,0.0,0.48,1.51,2.44,3.8,4.69)
y_range <- range(sf,pf)
plot(sf, type="o", pch=21, lty=1, ylim=y_range, axes=FALSE, ann=FALSE)
lines(pf, type="o", pch=22, lty=2)
axis(1, at=1:7, lab=c("K","A","F","E","T","ã","o"))
axis(2, las=1)
box()
title(main="kafetão")
title(ylab="log(count)")
legend(2, y_range[2], c("R-complete count (RC)", "L-complete count (LC)"), pch=21:22, lty=1:2)
dev.off()

postscript('plots_words/kapitão-notech.eps')
sf <- c(4.52,3.97,2.79,2.15,1.96,0.85,0.48)
pf <- c(0.0,0.0,0.3,1.4,2.44,3.8,4.69)
y_range <- range(sf,pf)
plot(sf, type="o", pch=21, lty=1, ylim=y_range, axes=FALSE, ann=FALSE)
lines(pf, type="o", pch=22, lty=2)
axis(1, at=1:7, lab=c("K","A","P","I","T","ã","o"))
axis(2, las=1)
box()
title(main="kapitão")
title(ylab="log(count)")
legend(2, y_range[2], c("R-complete count (RC)", "L-complete count (LC)"), pch=21:22, lty=1:2)
dev.off()

postscript('plots_words/karpinteiro-notech.eps')
sf <- c(4.52,3.97,3.22,1.88,1.34,1.11,0.95,0.85,0.6,0.6,0.3)
pf <- c(0.0,0.0,0.0,0.0,0.6,1.18,2.02,2.85,2.97,3.46,4.69)
y_range <- range(sf,pf)
plot(sf, type="o", pch=21, lty=1, ylim=y_range, axes=FALSE, ann=FALSE)
lines(pf, type="o", pch=22, lty=2)
axis(1, at=1:11, lab=c("K","A","R","P","I","N","t","e","i","r","o"))
axis(2, las=1)
box()
title(main="karpinteiro")
title(ylab="log(count)")
legend(2, y_range[2], c("R-complete count (RC)", "L-complete count (LC)"), pch=21:22, lty=1:2)
dev.off()

postscript('plots_words/kategoria-notech.eps')
sf <- c(4.52,3.97,2.8,1.95,1.32,1.2,1.2,1.11,0.48)
pf <- c(0.3,0.3,0.3,0.48,0.78,2.1,3.49,3.93,4.71)
y_range <- range(sf,pf)
plot(sf, type="o", pch=21, lty=1, ylim=y_range, axes=FALSE, ann=FALSE)
lines(pf, type="o", pch=22, lty=2)
axis(1, at=1:9, lab=c("K","A","T","E","G","o","r","i","a"))
axis(2, las=1)
box()
title(main="kategoria")
title(ylab="log(count)")
legend(2, y_range[2], c("R-complete count (RC)", "L-complete count (LC)"), pch=21:22, lty=1:2)
dev.off()

postscript('plots_words/selular-notech.eps')
sf <- c(4.46,3.68,2.64,1.3,1.23,1.0,0.78)
pf <- c(0.9,0.9,1.08,2.26,2.74,3.85,4.3)
y_range <- range(sf,pf)
plot(sf, type="o", pch=21, lty=1, ylim=y_range, axes=FALSE, ann=FALSE)
lines(pf, type="o", pch=22, lty=2)
axis(1, at=1:7, lab=c("S","E","L","U","L","a","r"))
axis(2, las=1)
box()
title(main="selular")
title(ylab="log(count)")
legend(2, y_range[2], c("R-complete count (RC)", "L-complete count (LC)"), pch=21:22, lty=1:2)
dev.off()

postscript('plots_words/sesariana-notech.eps')
sf <- c(4.46,3.68,2.22,1.73,1.41,1.0,0.7,0.48,0.3)
pf <- c(0.0,0.0,0.0,1.32,1.86,2.49,2.94,3.57,4.71)
y_range <- range(sf,pf)
plot(sf, type="o", pch=21, lty=1, ylim=y_range, axes=FALSE, ann=FALSE)
lines(pf, type="o", pch=22, lty=2)
axis(1, at=1:9, lab=c("S","E","S","A","R","I","A","n","a"))
axis(2, las=1)
box()
title(main="sesariana")
title(ylab="log(count)")
legend(2, y_range[2], c("R-complete count (RC)", "L-complete count (LC)"), pch=21:22, lty=1:2)
dev.off()

postscript('plots_words/komisão-notech.eps')
sf <- c(4.52,4.12,3.39,2.11,1.61,0.3,0.0)
pf <- c(0.6,0.85,1.45,2.56,3.48,3.8,4.69)
y_range <- range(sf,pf)
plot(sf, type="o", pch=21, lty=1, ylim=y_range, axes=FALSE, ann=FALSE)
lines(pf, type="o", pch=22, lty=2)
axis(1, at=1:7, lab=c("K","O","M","I","S","ã","o"))
axis(2, las=1)
box()
title(main="komisão")
title(ylab="log(count)")
legend(2, y_range[2], c("R-complete count (RC)", "L-complete count (LC)"), pch=21:22, lty=1:2)
dev.off()

postscript('plots_words/komisário-notech.eps')
sf <- c(4.52,4.12,3.39,2.11,1.61,0.78,0.78,0.7,0.48)
pf <- c(0.3,0.3,0.7,0.78,1.65,2.63,3.04,3.53,4.69)
y_range <- range(sf,pf)
plot(sf, type="o", pch=21, lty=1, ylim=y_range, axes=FALSE, ann=FALSE)
lines(pf, type="o", pch=22, lty=2)
axis(1, at=1:9, lab=c("K","O","M","I","S","á","r","i","o"))
axis(2, las=1)
box()
title(main="komisário")
title(ylab="log(count)")
legend(2, y_range[2], c("R-complete count (RC)", "L-complete count (LC)"), pch=21:22, lty=1:2)
dev.off()

postscript('plots_words/komunista-notech.eps')
sf <- c(4.52,4.12,3.39,2.16,2.07,1.9,0.85,0.6,0.48)
pf <- c(0.3,0.3,0.48,0.78,2.19,2.97,3.1,3.65,4.71)
y_range <- range(sf,pf)
plot(sf, type="o", pch=21, lty=1, ylim=y_range, axes=FALSE, ann=FALSE)
lines(pf, type="o", pch=22, lty=2)
axis(1, at=1:9, lab=c("K","O","M","U","N","i","s","t","a"))
axis(2, las=1)
box()
title(main="komunista")
title(ylab="log(count)")
legend(2, y_range[2], c("R-complete count (RC)", "L-complete count (LC)"), pch=21:22, lty=1:2)
dev.off()

postscript('plots_words/konsumasão-notech.eps')
sf <- c(4.52,4.12,3.71,3.16,2.16,1.8,1.18,0.3,0.0,0.0)
pf <- c(0.0,0.0,0.0,0.0,0.85,1.88,3.29,3.48,3.8,4.69)
y_range <- range(sf,pf)
plot(sf, type="o", pch=21, lty=1, ylim=y_range, axes=FALSE, ann=FALSE)
lines(pf, type="o", pch=22, lty=2)
axis(1, at=1:10, lab=c("K","O","N","S","U","M","a","s","ã","o"))
axis(2, las=1)
box()
title(main="konsumasão")
title(ylab="log(count)")
legend(2, y_range[2], c("R-complete count (RC)", "L-complete count (LC)"), pch=21:22, lty=1:2)
dev.off()

postscript('plots_words/kortesia-notech.eps')
sf <- c(4.52,4.12,2.99,2.23,1.78,1.04,0.3,0.3)
pf <- c(0.3,0.3,0.6,1.23,2.13,3.16,3.93,4.71)
y_range <- range(sf,pf)
plot(sf, type="o", pch=21, lty=1, ylim=y_range, axes=FALSE, ann=FALSE)
lines(pf, type="o", pch=22, lty=2)
axis(1, at=1:8, lab=c("K","O","R","T","E","S","i","a"))
axis(2, las=1)
box()
title(main="kortesia")
title(ylab="log(count)")
legend(2, y_range[2], c("R-complete count (RC)", "L-complete count (LC)"), pch=21:22, lty=1:2)
dev.off()

postscript('plots_words/madrugada-notech.eps')
sf <- c(4.34,3.9,2.43,1.79,1.36,1.34,1.26,1.0,0.3)
pf <- c(0.0,0.0,0.0,0.3,1.11,2.26,3.61,3.8,4.71)
y_range <- range(sf,pf)
plot(sf, type="o", pch=21, lty=1, ylim=y_range, axes=FALSE, ann=FALSE)
lines(pf, type="o", pch=22, lty=2)
axis(1, at=1:9, lab=c("M","A","D","R","U","G","a","d","a"))
axis(2, las=1)
box()
title(main="madrugada")
title(ylab="log(count)")
legend(2, y_range[2], c("R-complete count (RC)", "L-complete count (LC)"), pch=21:22, lty=1:2)
dev.off()

postscript('plots_words/manekim-notech.eps')
sf <- c(4.34,3.9,3.1,2.02,0.6,0.3,0.0)
pf <- c(0.0,0.0,0.0,0.85,1.57,2.84,4.28)
y_range <- range(sf,pf)
plot(sf, type="o", pch=21, lty=1, ylim=y_range, axes=FALSE, ann=FALSE)
lines(pf, type="o", pch=22, lty=2)
axis(1, at=1:7, lab=c("M","A","N","E","K","i","m"))
axis(2, las=1)
box()
title(main="manekim")
title(ylab="log(count)")
legend(2, y_range[2], c("R-complete count (RC)", "L-complete count (LC)"), pch=21:22, lty=1:2)
dev.off()

postscript('plots_words/motosikleta-notech.eps')
sf <- c(4.34,3.58,2.36,1.94,1.08,0.95,0.78,0.78,0.3,0.3,0.3)
pf <- c(0.0,0.0,0.0,0.0,0.85,1.0,1.04,1.87,2.67,3.65,4.71)
y_range <- range(sf,pf)
plot(sf, type="o", pch=21, lty=1, ylim=y_range, axes=FALSE, ann=FALSE)
lines(pf, type="o", pch=22, lty=2)
axis(1, at=1:11, lab=c("M","O","T","O","s","i","k","l","e","t","a"))
axis(2, las=1)
box()
title(main="motosikleta")
title(ylab="log(count)")
legend(2, y_range[2], c("R-complete count (RC)", "L-complete count (LC)"), pch=21:22, lty=1:2)
dev.off()

postscript('plots_words/natureza-notech.eps')
sf <- c(3.88,3.29,2.36,1.7,1.64,1.04,0.48,0.3)
pf <- c(0.3,0.3,0.3,0.78,1.57,2.24,2.9,4.71)
y_range <- range(sf,pf)
plot(sf, type="o", pch=21, lty=1, ylim=y_range, axes=FALSE, ann=FALSE)
lines(pf, type="o", pch=22, lty=2)
axis(1, at=1:8, lab=c("N","A","T","U","R","e","z","a"))
axis(2, las=1)
box()
title(main="natureza")
title(ylab="log(count)")
legend(2, y_range[2], c("R-complete count (RC)", "L-complete count (LC)"), pch=21:22, lty=1:2)
dev.off()

postscript('plots_words/periferia-notech.eps')
sf <- c(4.4,3.67,3.3,2.21,1.04,0.7,0.7,0.6,0.3)
pf <- c(0.3,0.3,0.3,0.48,1.08,2.63,3.49,3.93,4.71)
y_range <- range(sf,pf)
plot(sf, type="o", pch=21, lty=1, ylim=y_range, axes=FALSE, ann=FALSE)
lines(pf, type="o", pch=22, lty=2)
axis(1, at=1:9, lab=c("P","E","R","I","F","e","r","i","a"))
axis(2, las=1)
box()
title(main="periferia")
title(ylab="log(count)")
legend(2, y_range[2], c("R-complete count (RC)", "L-complete count (LC)"), pch=21:22, lty=1:2)
dev.off()

postscript('plots_words/proletariado-notech.eps')
sf <- c(4.4,3.78,3.41,1.91,1.18,0.95,0.48,0.48,0.48,0.48,0.48,0.3)
pf <- c(0.0,0.0,0.0,0.0,0.6,0.78,1.23,1.67,2.49,3.69,4.08,4.69)
y_range <- range(sf,pf)
plot(sf, type="o", pch=21, lty=1, ylim=y_range, axes=FALSE, ann=FALSE)
lines(pf, type="o", pch=22, lty=2)
axis(1, at=1:12, lab=c("P","R","O","L","E","T","a","r","i","a","d","o"))
axis(2, las=1)
box()
title(main="proletariado")
title(ylab="log(count)")
legend(2, y_range[2], c("R-complete count (RC)", "L-complete count (LC)"), pch=21:22, lty=1:2)
dev.off()

postscript('plots_words/rapaziada-notech.eps')
sf <- c(4.27,3.44,2.35,1.81,1.38,0.85,0.0,0.0,0.0)
pf <- c(0.0,0.0,0.0,0.3,0.48,2.37,3.61,3.8,4.71)
y_range <- range(sf,pf)
plot(sf, type="o", pch=21, lty=1, ylim=y_range, axes=FALSE, ann=FALSE)
lines(pf, type="o", pch=22, lty=2)
axis(1, at=1:9, lab=c("R","A","P","A","Z","i","a","d","a"))
axis(2, las=1)
box()
title(main="rapaziada")
title(ylab="log(count)")
legend(2, y_range[2], c("R-complete count (RC)", "L-complete count (LC)"), pch=21:22, lty=1:2)
dev.off()

postscript('plots_words/reasão-notech.eps')
sf <- c(4.27,4.03,2.88,1.76,0.0,0.0)
pf <- c(0.95,1.28,3.29,3.48,3.8,4.69)
y_range <- range(sf,pf)
plot(sf, type="o", pch=21, lty=1, ylim=y_range, axes=FALSE, ann=FALSE)
lines(pf, type="o", pch=22, lty=2)
axis(1, at=1:6, lab=c("R","E","A","S","ã","o"))
axis(2, las=1)
box()
title(main="reasão")
title(ylab="log(count)")
legend(2, y_range[2], c("R-complete count (RC)", "L-complete count (LC)"), pch=21:22, lty=1:2)
dev.off()

postscript('plots_words/responsabilidade-notech.eps')
sf <- c(4.27,4.03,3.24,2.57,2.2,2.14,1.9,1.76,1.72,1.64,1.57,1.54,0.85,0.78,0.7,0.48)
pf <- c(0.0,0.3,0.3,0.48,0.6,0.6,0.78,1.89,2.14,2.24,2.54,2.98,3.07,3.15,3.45,4.52)
y_range <- range(sf,pf)
plot(sf, type="o", pch=21, lty=1, ylim=y_range, axes=FALSE, ann=FALSE)
lines(pf, type="o", pch=22, lty=2)
axis(1, at=1:16, lab=c("R","E","S","P","O","N","S","a","b","i","l","i","d","a","d","e"))
axis(2, las=1)
box()
title(main="responsabilidade")
title(ylab="log(count)")
legend(2, y_range[2], c("R-complete count (RC)", "L-complete count (LC)"), pch=21:22, lty=1:2)
dev.off()

postscript('plots_words/telefone-notech.eps')
sf <- c(4.23,3.49,2.65,2.55,1.93,1.79,1.72,1.04)
pf <- c(0.48,0.6,0.6,0.9,1.59,2.78,3.42,4.52)
y_range <- range(sf,pf)
plot(sf, type="o", pch=21, lty=1, ylim=y_range, axes=FALSE, ann=FALSE)
lines(pf, type="o", pch=22, lty=2)
axis(1, at=1:8, lab=c("T","E","L","E","F","o","n","e"))
axis(2, las=1)
box()
title(main="telefone")
title(ylab="log(count)")
legend(2, y_range[2], c("R-complete count (RC)", "L-complete count (LC)"), pch=21:22, lty=1:2)
dev.off()

postscript('plots_words/trafikante-notech.eps')
sf <- c(4.23,3.65,3.37,1.64,1.38,1.36,1.26,0.6,0.48,0.48)
pf <- c(0.3,0.3,0.3,1.45,1.65,1.89,3.01,3.67,3.92,4.52)
y_range <- range(sf,pf)
plot(sf, type="o", pch=21, lty=1, ylim=y_range, axes=FALSE, ann=FALSE)
lines(pf, type="o", pch=22, lty=2)
axis(1, at=1:10, lab=c("T","R","A","F","I","K","a","n","t","e"))
axis(2, las=1)
box()
title(main="trafikante")
title(ylab="log(count)")
legend(2, y_range[2], c("R-complete count (RC)", "L-complete count (LC)"), pch=21:22, lty=1:2)
dev.off()

postscript('plots_words/ventilador-notech.eps')
sf <- c(3.93,3.32,2.69,2.06,1.46,1.36,1.2,0.78,0.6,0.3)
pf <- c(0.0,0.0,0.0,0.48,1.15,1.96,3.12,3.21,3.48,4.3)
y_range <- range(sf,pf)
plot(sf, type="o", pch=21, lty=1, ylim=y_range, axes=FALSE, ann=FALSE)
lines(pf, type="o", pch=22, lty=2)
axis(1, at=1:10, lab=c("V","E","N","T","I","L","a","d","o","r"))
axis(2, las=1)
box()
title(main="ventilador")
title(ylab="log(count)")
legend(2, y_range[2], c("R-complete count (RC)", "L-complete count (LC)"), pch=21:22, lty=1:2)
dev.off()

postscript('plots_words/violão-notech.eps')
sf <- c(3.93,3.39,2.23,2.13,0.3,0.3)
pf <- c(0.0,0.3,1.2,2.02,3.8,4.69)
y_range <- range(sf,pf)
plot(sf, type="o", pch=21, lty=1, ylim=y_range, axes=FALSE, ann=FALSE)
lines(pf, type="o", pch=22, lty=2)
axis(1, at=1:6, lab=c("V","I","O","L","ã","o"))
axis(2, las=1)
box()
title(main="violão")
title(ylab="log(count)")
legend(2, y_range[2], c("R-complete count (RC)", "L-complete count (LC)"), pch=21:22, lty=1:2)
dev.off()

postscript('plots_words/supermerkado-notech.eps')
sf <- c(4.46,3.62,3.0,2.82,2.81,1.49,0.7,0.3,0.3,0.3,0.3,0.3)
pf <- c(0.0,0.0,0.48,0.48,0.48,0.9,1.08,1.52,2.62,3.69,4.08,4.69)
y_range <- range(sf,pf)
plot(sf, type="o", pch=21, lty=1, ylim=y_range, axes=FALSE, ann=FALSE)
lines(pf, type="o", pch=22, lty=2)
axis(1, at=1:12, lab=c("S","U","P","E","R","m","e","r","k","a","d","o"))
axis(2, las=1)
box()
title(main="supermerkado")
title(ylab="log(count)")
legend(2, y_range[2], c("R-complete count (RC)", "L-complete count (LC)"), pch=21:22, lty=1:2)
dev.off()

postscript('plots_words/depresão-notech.eps')
sf <- c(4.37,4.1,2.68,2.03,1.81,1.67,0.0,0.0)
pf <- c(0.3,0.48,1.3,1.62,2.14,3.48,3.8,4.69)
y_range <- range(sf,pf)
plot(sf, type="o", pch=21, lty=1, ylim=y_range, axes=FALSE, ann=FALSE)
lines(pf, type="o", pch=22, lty=2)
axis(1, at=1:8, lab=c("D","E","P","R","E","s","ã","o"))
axis(2, las=1)
box()
title(main="depresão")
title(ylab="log(count)")
legend(2, y_range[2], c("R-complete count (RC)", "L-complete count (LC)"), pch=21:22, lty=1:2)
dev.off()

postscript('plots_words/deprimido-notech.eps')
sf <- c(4.37,4.1,2.68,2.03,1.48,1.4,1.11,0.7,0.3)
pf <- c(0.0,0.3,0.9,0.9,1.11,1.62,3.07,4.08,4.69)
y_range <- range(sf,pf)
plot(sf, type="o", pch=21, lty=1, ylim=y_range, axes=FALSE, ann=FALSE)
lines(pf, type="o", pch=22, lty=2)
axis(1, at=1:9, lab=c("D","E","P","R","i","m","i","d","o"))
axis(2, las=1)
box()
title(main="deprimido")
title(ylab="log(count)")
legend(2, y_range[2], c("R-complete count (RC)", "L-complete count (LC)"), pch=21:22, lty=1:2)
dev.off()

postscript('plots_words/pregisoso-notech.eps')
sf <- c(4.4,3.78,3.33,2.0,1.18,0.95,0.85,0.78,0.3)
pf <- c(0.0,0.0,0.0,0.0,0.7,1.34,2.83,3.23,4.69)
y_range <- range(sf,pf)
plot(sf, type="o", pch=21, lty=1, ylim=y_range, axes=FALSE, ann=FALSE)
lines(pf, type="o", pch=22, lty=2)
axis(1, at=1:9, lab=c("P","R","E","G","I","s","o","s","o"))
axis(2, las=1)
box()
title(main="pregisoso")
title(ylab="log(count)")
legend(2, y_range[2], c("R-complete count (RC)", "L-complete count (LC)"), pch=21:22, lty=1:2)
dev.off()

postscript('plots_words/tostão-notech.eps')
sf <- c(4.23,3.38,2.15,1.59,0.0,0.0)
pf <- c(0.0,0.7,1.92,2.44,3.8,4.69)
y_range <- range(sf,pf)
plot(sf, type="o", pch=21, lty=1, ylim=y_range, axes=FALSE, ann=FALSE)
lines(pf, type="o", pch=22, lty=2)
axis(1, at=1:6, lab=c("T","O","S","T","ã","o"))
axis(2, las=1)
box()
title(main="tostão")
title(ylab="log(count)")
legend(2, y_range[2], c("R-complete count (RC)", "L-complete count (LC)"), pch=21:22, lty=1:2)
dev.off()

postscript('plots_words/sanduíSe-notech.eps')
sf <- c(4.46,3.63,2.79,2.12,1.23,0.6,0.6,0.3)
pf <- c(0.3,0.3,0.3,0.48,0.48,0.7,2.49,4.52)
y_range <- range(sf,pf)
plot(sf, type="o", pch=21, lty=1, ylim=y_range, axes=FALSE, ann=FALSE)
lines(pf, type="o", pch=22, lty=2)
axis(1, at=1:8, lab=c("S","A","N","D","U","Í","S","e"))
axis(2, las=1)
box()
title(main="sanduíSe")
title(ylab="log(count)")
legend(2, y_range[2], c("R-complete count (RC)", "L-complete count (LC)"), pch=21:22, lty=1:2)
dev.off()

postscript('plots_words/satisfasão-notech.eps')
sf <- c(4.46,3.63,2.43,1.98,1.82,1.79,1.6,0.9,0.0,0.0)
pf <- c(0.48,0.48,0.48,0.48,0.6,1.23,3.29,3.48,3.8,4.69)
y_range <- range(sf,pf)
plot(sf, type="o", pch=21, lty=1, ylim=y_range, axes=FALSE, ann=FALSE)
lines(pf, type="o", pch=22, lty=2)
axis(1, at=1:10, lab=c("S","A","T","I","S","F","a","s","ã","o"))
axis(2, las=1)
box()
title(main="satisfasão")
title(ylab="log(count)")
legend(2, y_range[2], c("R-complete count (RC)", "L-complete count (LC)"), pch=21:22, lty=1:2)
dev.off()

postscript('plots_words/kaSoeira-notech.eps')
sf <- c(4.52,3.97,2.02,1.54,0.48,0.3,0.3,0.3)
pf <- c(0.3,0.3,0.3,1.36,2.84,2.97,3.72,4.71)
y_range <- range(sf,pf)
plot(sf, type="o", pch=21, lty=1, ylim=y_range, axes=FALSE, ann=FALSE)
lines(pf, type="o", pch=22, lty=2)
axis(1, at=1:8, lab=c("K","A","S","o","e","i","r","a"))
axis(2, las=1)
box()
title(main="kaSoeira")
title(ylab="log(count)")
legend(2, y_range[2], c("R-complete count (RC)", "L-complete count (LC)"), pch=21:22, lty=1:2)
dev.off()

postscript('plots_words/namorada-notech.eps')
sf <- c(3.88,3.29,2.1,1.82,1.77,1.57,1.23,0.48)
pf <- c(0.48,0.48,0.95,1.78,2.68,3.61,3.8,4.71)
y_range <- range(sf,pf)
plot(sf, type="o", pch=21, lty=1, ylim=y_range, axes=FALSE, ann=FALSE)
lines(pf, type="o", pch=22, lty=2)
axis(1, at=1:8, lab=c("N","A","M","O","r","a","d","a"))
axis(2, las=1)
box()
title(main="namorada")
title(ylab="log(count)")
legend(2, y_range[2], c("R-complete count (RC)", "L-complete count (LC)"), pch=21:22, lty=1:2)
dev.off()

postscript('plots_words/namorado-notech.eps')
sf <- c(3.88,3.29,2.1,1.82,1.77,1.57,1.23,0.7)
pf <- c(0.48,0.48,0.9,1.86,2.73,3.69,4.08,4.69)
y_range <- range(sf,pf)
plot(sf, type="o", pch=21, lty=1, ylim=y_range, axes=FALSE, ann=FALSE)
lines(pf, type="o", pch=22, lty=2)
axis(1, at=1:8, lab=c("N","A","M","O","r","a","d","o"))
axis(2, las=1)
box()
title(main="namorado")
title(ylab="log(count)")
legend(2, y_range[2], c("R-complete count (RC)", "L-complete count (LC)"), pch=21:22, lty=1:2)
dev.off()

postscript('plots_words/rekalkada-notech.eps')
sf <- c(4.27,4.03,3.15,2.21,1.48,1.15,0.6,0.48,0.0)
pf <- c(0.0,0.0,0.3,0.48,0.9,2.51,3.61,3.8,4.71)
y_range <- range(sf,pf)
plot(sf, type="o", pch=21, lty=1, ylim=y_range, axes=FALSE, ann=FALSE)
lines(pf, type="o", pch=22, lty=2)
axis(1, at=1:9, lab=c("R","E","K","a","l","k","a","d","a"))
axis(2, las=1)
box()
title(main="rekalkada")
title(ylab="log(count)")
legend(2, y_range[2], c("R-complete count (RC)", "L-complete count (LC)"), pch=21:22, lty=1:2)
dev.off()

postscript('plots_words/pirigete-notech.eps')
sf <- c(4.4,3.34,2.33,1.45,0.3,0.3,0.3,0.3)
pf <- c(0.0,0.0,0.0,0.3,1.08,2.65,3.92,4.52)
y_range <- range(sf,pf)
plot(sf, type="o", pch=21, lty=1, ylim=y_range, axes=FALSE, ann=FALSE)
lines(pf, type="o", pch=22, lty=2)
axis(1, at=1:8, lab=c("P","I","R","I","G","e","t","e"))
axis(2, las=1)
box()
title(main="pirigete")
title(ylab="log(count)")
legend(2, y_range[2], c("R-complete count (RC)", "L-complete count (LC)"), pch=21:22, lty=1:2)
dev.off()

postscript('plots_words/parseiro-notech.eps')
sf <- c(4.4,3.69,3.15,1.83,1.59,1.04,0.9,0.48)
pf <- c(0.0,0.0,0.48,1.7,2.85,2.97,3.46,4.69)
y_range <- range(sf,pf)
plot(sf, type="o", pch=21, lty=1, ylim=y_range, axes=FALSE, ann=FALSE)
lines(pf, type="o", pch=22, lty=2)
axis(1, at=1:8, lab=c("P","A","R","S","e","i","r","o"))
axis(2, las=1)
box()
title(main="parseiro")
title(ylab="log(count)")
legend(2, y_range[2], c("R-complete count (RC)", "L-complete count (LC)"), pch=21:22, lty=1:2)
dev.off()

postscript('plots_words/parseira-notech.eps')
sf <- c(4.4,3.69,3.15,1.83,1.59,1.04,0.9,0.3)
pf <- c(0.0,0.0,0.3,1.66,2.84,2.97,3.72,4.71)
y_range <- range(sf,pf)
plot(sf, type="o", pch=21, lty=1, ylim=y_range, axes=FALSE, ann=FALSE)
lines(pf, type="o", pch=22, lty=2)
axis(1, at=1:8, lab=c("P","A","R","S","e","i","r","a"))
axis(2, las=1)
box()
title(main="parseira")
title(ylab="log(count)")
legend(2, y_range[2], c("R-complete count (RC)", "L-complete count (LC)"), pch=21:22, lty=1:2)
dev.off()

postscript('plots_words/kebrada-notech.eps')
sf <- c(4.52,3.2,1.95,1.85,1.76,1.2,0.3)
pf <- c(0.3,0.7,1.49,2.68,3.61,3.8,4.71)
y_range <- range(sf,pf)
plot(sf, type="o", pch=21, lty=1, ylim=y_range, axes=FALSE, ann=FALSE)
lines(pf, type="o", pch=22, lty=2)
axis(1, at=1:7, lab=c("K","E","B","R","a","d","a"))
axis(2, las=1)
box()
title(main="kebrada")
title(ylab="log(count)")
legend(2, y_range[2], c("R-complete count (RC)", "L-complete count (LC)"), pch=21:22, lty=1:2)
dev.off()

postscript('plots_words/makaRão-notech.eps')
sf <- c(4.34,3.9,2.79,2.09,1.0,0.0,0.0)
pf <- c(0.0,0.0,0.3,1.18,1.46,3.8,4.69)
y_range <- range(sf,pf)
plot(sf, type="o", pch=21, lty=1, ylim=y_range, axes=FALSE, ann=FALSE)
lines(pf, type="o", pch=22, lty=2)
axis(1, at=1:7, lab=c("M","A","K","a","R","ã","o"))
axis(2, las=1)
box()
title(main="makaRão")
title(ylab="log(count)")
legend(2, y_range[2], c("R-complete count (RC)", "L-complete count (LC)"), pch=21:22, lty=1:2)
dev.off()

postscript('plots_words/pirasão-notech.eps')
sf <- c(4.4,3.34,2.33,1.88,0.6,0.0,0.0)
pf <- c(1.18,1.3,2.42,3.29,3.48,3.8,4.69)
y_range <- range(sf,pf)
plot(sf, type="o", pch=21, lty=1, ylim=y_range, axes=FALSE, ann=FALSE)
lines(pf, type="o", pch=22, lty=2)
axis(1, at=1:7, lab=c("P","I","R","a","s","ã","o"))
axis(2, las=1)
box()
title(main="pirasão")
title(ylab="log(count)")
legend(2, y_range[2], c("R-complete count (RC)", "L-complete count (LC)"), pch=21:22, lty=1:2)
dev.off()

postscript('plots_words/extraordinário-notech.eps')
sf <- c(4.36,3.43,2.71,2.4,2.3,1.38,1.26,1.2,1.15,1.15,0.78,0.78,0.78,0.3)
pf <- c(0.0,0.0,0.48,0.48,0.6,0.85,0.85,0.95,1.36,2.01,2.63,3.04,3.53,4.69)
y_range <- range(sf,pf)
plot(sf, type="o", pch=21, lty=1, ylim=y_range, axes=FALSE, ann=FALSE)
lines(pf, type="o", pch=22, lty=2)
axis(1, at=1:14, lab=c("E","X","T","R","A","o","r","d","i","n","á","r","i","o"))
axis(2, las=1)
box()
title(main="extraordinário")
title(ylab="log(count)")
legend(2, y_range[2], c("R-complete count (RC)", "L-complete count (LC)"), pch=21:22, lty=1:2)
dev.off()

postscript('plots_words/internasional-notech.eps')
sf <- c(4.11,3.84,3.2,3.05,2.86,1.94,1.85,1.41,1.28,1.2,1.18,1.15,0.95)
pf <- c(0.0,0.3,0.3,0.3,0.3,1.0,1.69,2.13,2.21,2.33,2.58,3.38,3.93)
y_range <- range(sf,pf)
plot(sf, type="o", pch=21, lty=1, ylim=y_range, axes=FALSE, ann=FALSE)
lines(pf, type="o", pch=22, lty=2)
axis(1, at=1:13, lab=c("I","N","T","E","R","n","a","s","i","o","n","a","l"))
axis(2, las=1)
box()
title(main="internasional")
title(ylab="log(count)")
legend(2, y_range[2], c("R-complete count (RC)", "L-complete count (LC)"), pch=21:22, lty=1:2)
dev.off()

postscript('plots_words/pornográfiko-notech.eps')
sf <- c(4.4,3.54,2.75,1.56,1.34,1.08,1.08,0.7,0.7,0.6,0.6,0.3)
pf <- c(0.0,0.0,0.0,0.78,1.4,1.49,1.53,1.53,2.1,3.3,3.55,4.69)
y_range <- range(sf,pf)
plot(sf, type="o", pch=21, lty=1, ylim=y_range, axes=FALSE, ann=FALSE)
lines(pf, type="o", pch=22, lty=2)
axis(1, at=1:12, lab=c("P","O","R","N","O","g","r","á","f","i","k","o"))
axis(2, las=1)
box()
title(main="pornográfiko")
title(ylab="log(count)")
legend(2, y_range[2], c("R-complete count (RC)", "L-complete count (LC)"), pch=21:22, lty=1:2)
dev.off()

postscript('plots_words/homosexual-notech.eps')
sf <- c(3.97,3.29,2.42,1.79,1.3,1.08,1.0,0.95,0.95,0.78)
pf <- c(0.0,0.0,0.0,0.7,1.2,1.2,1.23,2.08,3.38,3.93)
y_range <- range(sf,pf)
plot(sf, type="o", pch=21, lty=1, ylim=y_range, axes=FALSE, ann=FALSE)
lines(pf, type="o", pch=22, lty=2)
axis(1, at=1:10, lab=c("H","O","M","O","s","e","x","u","a","l"))
axis(2, las=1)
box()
title(main="homosexual")
title(ylab="log(count)")
legend(2, y_range[2], c("R-complete count (RC)", "L-complete count (LC)"), pch=21:22, lty=1:2)
dev.off()

postscript('plots_words/fotografia-notech.eps')
sf <- c(4.12,3.27,2.2,2.08,1.73,1.71,1.62,1.59,0.7,0.3)
pf <- c(0.48,0.48,1.15,1.86,1.92,1.93,1.98,2.15,3.93,4.71)
y_range <- range(sf,pf)
plot(sf, type="o", pch=21, lty=1, ylim=y_range, axes=FALSE, ann=FALSE)
lines(pf, type="o", pch=22, lty=2)
axis(1, at=1:10, lab=c("F","O","T","O","g","r","a","f","i","a"))
axis(2, las=1)
box()
title(main="fotografia")
title(ylab="log(count)")
legend(2, y_range[2], c("R-complete count (RC)", "L-complete count (LC)"), pch=21:22, lty=1:2)
dev.off()

postscript('plots_words/heterosexual-notech.eps')
sf <- c(3.97,3.23,1.6,1.38,1.36,1.34,0.85,0.78,0.78,0.78,0.78,0.6)
pf <- c(0.0,0.0,0.0,0.0,0.3,0.7,1.2,1.2,1.23,2.08,3.38,3.93)
y_range <- range(sf,pf)
plot(sf, type="o", pch=21, lty=1, ylim=y_range, axes=FALSE, ann=FALSE)
lines(pf, type="o", pch=22, lty=2)
axis(1, at=1:12, lab=c("H","E","T","E","R","O","s","e","x","u","a","l"))
axis(2, las=1)
box()
title(main="heterosexual")
title(ylab="log(count)")
legend(2, y_range[2], c("R-complete count (RC)", "L-complete count (LC)"), pch=21:22, lty=1:2)
dev.off()

postscript('plots_words/maximizasão-notech.eps')
sf <- c(4.34,3.9,1.91,1.7,1.54,1.32,0.95,0.85,0.0,0.0,0.0)
pf <- c(0.0,0.0,0.0,0.48,0.85,2.44,2.47,3.29,3.48,3.8,4.69)
y_range <- range(sf,pf)
plot(sf, type="o", pch=21, lty=1, ylim=y_range, axes=FALSE, ann=FALSE)
lines(pf, type="o", pch=22, lty=2)
axis(1, at=1:11, lab=c("M","A","X","I","m","i","z","a","s","ã","o"))
axis(2, las=1)
box()
title(main="maximizasão")
title(ylab="log(count)")
legend(2, y_range[2], c("R-complete count (RC)", "L-complete count (LC)"), pch=21:22, lty=1:2)
dev.off()
